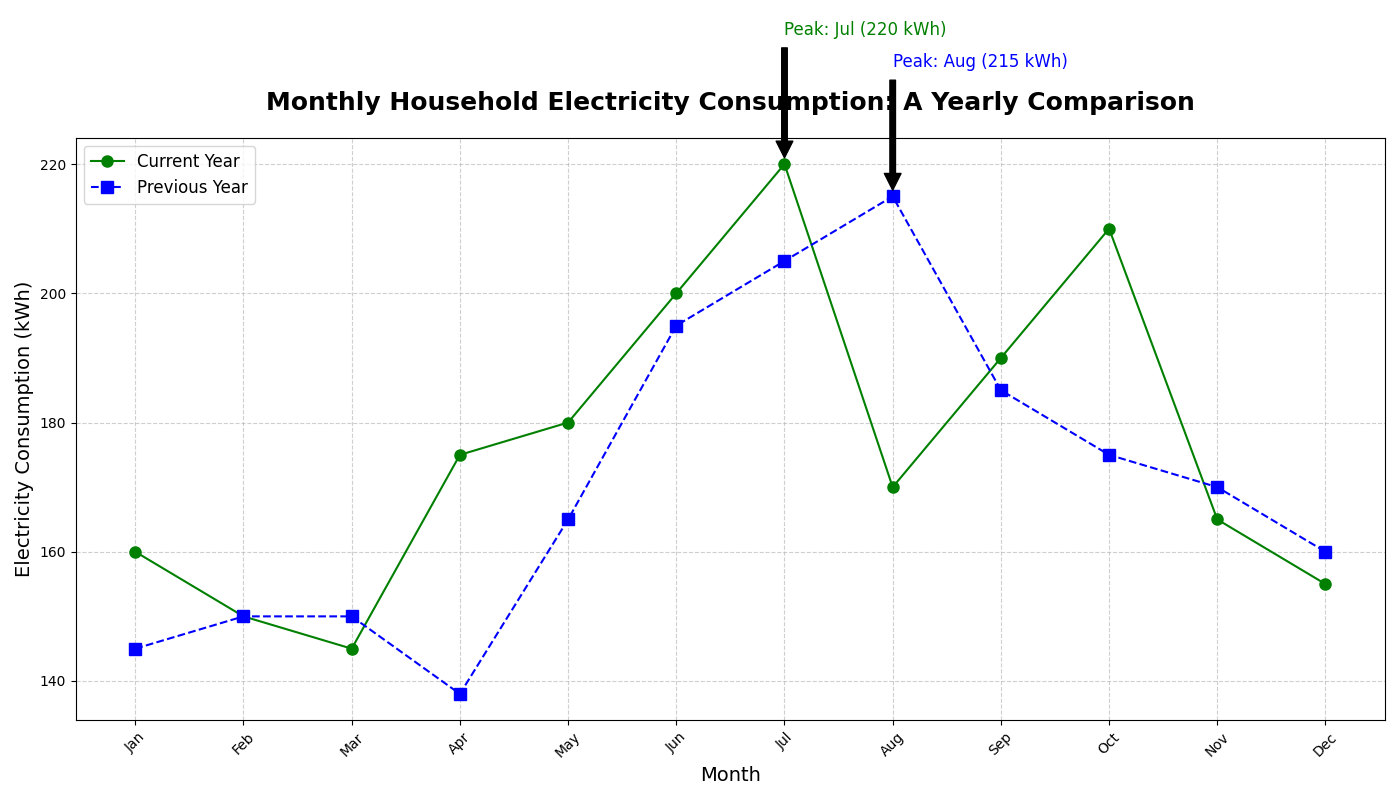

Here is the Python script that generated this plot:
import matplotlib.pyplot as plt
import numpy as np

months = np.array([
    'Jan', 'Feb', 'Mar', 'Apr', 'May', 'Jun', 
    'Jul', 'Aug', 'Sep', 'Oct', 'Nov', 'Dec'
])

# Manually altered data preserving dimensional structure
consumption_current_year = np.array([160, 150, 145, 175, 180, 200, 220, 170, 190, 210, 165, 155])
consumption_previous_year = np.array([145, 150, 150, 138, 165, 195, 205, 215, 185, 175, 170, 160])

fig, ax = plt.subplots(figsize=(14, 8))

ax.plot(months, consumption_current_year, label='Current Year', marker='o', markersize=8, linestyle='-', color='green')
ax.plot(months, consumption_previous_year, label='Previous Year', marker='s', markersize=8, linestyle='--', color='blue')

ax.set_title('Monthly Household Electricity Consumption: A Yearly Comparison', fontsize=18, fontweight='bold', pad=20)
ax.set_xlabel('Month', fontsize=14)
ax.set_ylabel('Electricity Consumption (kWh)', fontsize=14)

ax.grid(True, linestyle='--', alpha=0.6)
ax.legend(loc='upper left', fontsize=12)

peak_current = months[np.argmax(consumption_current_year)]
peak_previous = months[np.argmax(consumption_previous_year)]
ax.annotate(f'Peak: {peak_current} ({max(consumption_current_year)} kWh)', 
            xy=(peak_current, max(consumption_current_year)), 
            xytext=(peak_current, max(consumption_current_year) + 20),
            arrowprops=dict(facecolor='black', shrink=0.05),
            fontsize=12, color='green')
ax.annotate(f'Peak: {peak_previous} ({max(consumption_previous_year)} kWh)', 
            xy=(peak_previous, max(consumption_previous_year)), 
            xytext=(peak_previous, max(consumption_previous_year) + 20),
            arrowprops=dict(facecolor='black', shrink=0.05),
            fontsize=12, color='blue')

plt.xticks(rotation=45)
plt.tight_layout()
plt.show()
